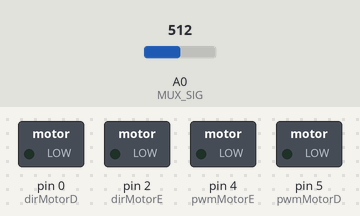
The sketch below on a simulated Arduino Uno, built with avr-gcc and run on an emulated ATmega328P. On the bench: switched loads named in the sketch (green lamp = pin HIGH). The test bench sets the inputs (shaded band); at power-on: A0 (MUX_SIG) = 512. Pins used as bus, display or sensor lines are not drawn.

Above: at 0.1 s.
At 5.1 s:
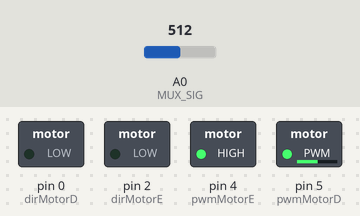
Timing chart, 0 to 7.4 s (numbered marks = the images above):
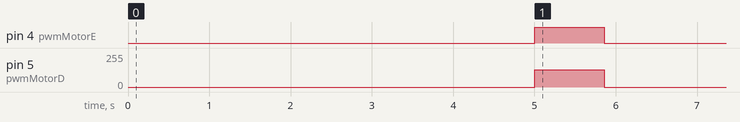

The sketch:

lucas.ino
```cpp
#include "Constante.c"

// ----------------------- ARRAYS / ESTADO -----------------------
int Sensor[QTSensoresReal] = {0}; // valores médios
bool SensorBIN[QTSensoresReal];   // discretizados
int HistoricoLeituras[QTSensoresReal][NumLeituras];  // últimas leituras por sensor
int IndiceLeitura = 0;

bool Mandar_Mux_Bin[4] = {0};

// CORREÇÃO: corte tem que ter tamanho lógico (QTSensoresReal)
int corte[QTSensoresReal] = {0};

// Guarda min e max por sensor lógico (simplificado)
int menores[QTSensoresReal];
int maiores[QTSensoresReal];

// ----------------------- MODO / PID -----------------------
const int MODO_PRODUCAO = 1; // 0 = Debug (Serial ON), 1 = Produção (Serial OFF)
const int SEM_MOTOR = !MODO_PRODUCAO;

int P = 0, I = 0, D = 0, PID = 0;
float erro = 0, erroA = 0;
int VeloE = 0, VeloD = 0;

unsigned long CalibraInterval = 0;

// PID
float Kp = 15, Ki = 0.08, Kd = 3;
float targetValue = 0;
bool autoTuningEnabled = false;
unsigned long lastTuneTime = 0;
const unsigned long tuneInterval = 1000;

// misc
int i = 0, j = 0;
int Antropofagico = 2;

unsigned long tempoPerdaLinha = 0;
const unsigned long tempoLimiteParada = 850;
bool roboParado = false;

// ----------------------- FUNÇÕES -----------------------

void Leitura() {
  int indiceReal = 0;

  for (int i = 0; i < QTSensores; i++) {
    // Ignora canais físicos configurados (como antes)
    if (i == 1 || i == 9) {
      continue;
    }

    // Configura bits do MUX
    Mandar_Mux_Bin[0] = (i & 0x01);
    Mandar_Mux_Bin[1] = (i & 0x02) >> 1;
    Mandar_Mux_Bin[2] = (i & 0x04) >> 2;
    Mandar_Mux_Bin[3] = (i & 0x08) >> 3;

    for (int j = 0; j < 4; j++) {
      digitalWrite(MUX_S[j], Mandar_Mux_Bin[j]);
    }

    // Pequeno tempo para estabilizar o MUX/Entrada analógica
    delayMicroseconds(20);
    int leituraAtual = analogRead(MUX_SIG);

    // Mapeamento invertido - primeiro lido -> última posição lógica
    int indiceDestino = (QTSensoresReal - 1) - indiceReal;

    // Segurança: só escreve se dentro dos limites lógicos
    if (indiceDestino >= 0 && indiceDestino < QTSensoresReal) {
      HistoricoLeituras[indiceDestino][IndiceLeitura] = leituraAtual;

      long soma = 0;
      for (int k = 0; k < NumLeituras; k++) {
        soma += HistoricoLeituras[indiceDestino][k];
      }
      Sensor[indiceDestino] = soma / NumLeituras;
    } else {
      // se algo errado, evita overflow e ignora
    }

    indiceReal++;
    if (indiceReal >= QTSensoresReal) break; // segurança extra
  }

  IndiceLeitura = (IndiceLeitura + 1) % NumLeituras;
  ImprimirSensores(Antropofagico);
  Discretiza();
}

void ImprimirSensores(int Antropofagico) {
  if (MODO_PRODUCAO == 0) {
    if (Antropofagico == 1) {
      for (int i = 0; i < QTSensoresReal; i++) {
        Serial.print(Sensor[i]);
        if (i < QTSensoresReal - 1) Serial.print("| ");
      }
    } else if (Antropofagico == 2) {
      for (int i = 0; i < QTSensoresReal; i++) {
        Serial.print(SensorBIN[i]);
        if (i < QTSensoresReal - 1) Serial.print("| ");
      }
    }

    if (Antropofagico != 0) {
      Serial.print(" | VeloE: " + String(VeloE) + " | VeloD: " + String(VeloD) + " | ");
      Serial.println(erro);
    }
  }
}

void Discretiza() {
  for (int i = 0; i < QTSensoresReal; i++) {
    // Se não calibrado, usa meio-range como fallback
    int corteLocal = (corte[i] > 0) ? corte[i] : 512;
    if (Sensor[i] > corteLocal) {
      SensorBIN[i] = BRANCO;
    } else {
      SensorBIN[i] = PRETO;
    }
  }
}

void CalculaErro() {
  long soma = 0;
  int ativos = 0;

  for (int i = 0; i < QTSensoresReal; i++) {
    if (SensorBIN[i] == BRANCO) {
      soma += i * 1000;
      ativos++;
    }
  }

  // determina centro lógico com checagem de limites
  int centroIndex = SENSOR_CENTRAL;
  if (centroIndex < 0 || centroIndex >= QTSensoresReal) centroIndex = QTSensoresReal / 2;

  if (ativos > 0) {
    float posicaoMedia = (float)soma / ativos;
    erro = (posicaoMedia - (centroIndex * 1000)) / 1000.0;
  } else {
    erro = erroA; // mantém erro anterior
  }
}

void CalculaPID() {
  P = erro * Kp;
  I = I + erro;
  D = erro - erroA;

  AntiWindUp();

  PID = P + (Ki * I) + (Kd * D);
  erroA = erro;
}

void AntiWindUp() {
  if (erro == 0) I = 0;
  if ((erro > 0 && erroA < 0) || (erro < 0 && erroA > 0)) I = 0;
}

void AutoTunePID() {
  if (autoTuningEnabled && (millis() - lastTuneTime > tuneInterval)) {
    if (erro > 0) Kp += 0.1;
    else Kp -= 0.1;

    Ki += 0.01;
    Kd += 0.001;

    // limites (ajuste conforme quiser)
    Kp = constrain(Kp, 0, 50);
    Ki = constrain(Ki, 0, 5);
    Kd = constrain(Kd, 0, 5);

    lastTuneTime = millis();
  }
}

void Seguir() {
  CalculaErro();
  CalculaPID();
  AutoTunePID();

  // --- Limita saída PID ---
  PID = constrain(PID, -MAXR, MAXR);

  // --- Calcula velocidades ---
  if (PID > 0) {
    // Correção para direita
    VeloE = PWME + PID;
    VeloD = PWMD - PID;
  } else {
    // Correção para esquerda
    VeloE = PWME + PID; // PID é negativo
    VeloD = PWMD - PID; // subtrair negativo = somar
  }

  // --- Limita velocidades ---
  VeloE = constrain(VeloE, 0, MAXR);
  VeloD = constrain(VeloD, 0, MAXR);

  // --- Controle dos motores ---
  if (!SEM_MOTOR) {
    if (VeloE >= MAXR && VeloD <= 0) {
      // Curva fechada esquerda
      digitalWrite(dirMotorE, LOW);  // Motor E frente
      digitalWrite(dirMotorD, HIGH); // Motor D trás
      analogWrite(pwmMotorE, VeloE);
      analogWrite(pwmMotorD, VeloE);
    } else if (VeloD >= MAXR && VeloE <= 0) {
      // Curva fechada direita
      digitalWrite(dirMotorE, HIGH); // Motor E trás
      digitalWrite(dirMotorD, LOW);  // Motor D frente
      analogWrite(pwmMotorE, VeloD);
      analogWrite(pwmMotorD, VeloD);
    } else {
      // Movimento normal (ambos frente)
      digitalWrite(dirMotorE, LOW);
      digitalWrite(dirMotorD, LOW);
      analogWrite(pwmMotorE, VeloE);
      analogWrite(pwmMotorD, VeloD);
    }
  }
}
void Calibracao() {
  const unsigned long tempoCalibracao = 5000;
  unsigned long tempoInicial = millis();

  // CORREÇÃO: arrays de calibração no tamanho lógico
  int calibMin[QTSensoresReal];
  int calibMax[QTSensoresReal];

  for (int i = 0; i < QTSensoresReal; i++) {
    calibMin[i] = 1023;
    calibMax[i] = 0;
  }

  if (MODO_PRODUCAO == 0) {
    Serial.println("Iniciando calibracao...");
  }

  while (millis() - tempoInicial < tempoCalibracao) {
    int indiceReal = 0;
    for (int sensorIndex = 0; sensorIndex < QTSensores; sensorIndex++) {
      if (sensorIndex == 1 || sensorIndex == 9) continue;

      Mandar_Mux_Bin[0] = (sensorIndex & 0x01);
      Mandar_Mux_Bin[1] = (sensorIndex & 0x02) >> 1;
      Mandar_Mux_Bin[2] = (sensorIndex & 0x04) >> 2;
      Mandar_Mux_Bin[3] = (sensorIndex & 0x08) >> 3;
      for (int j = 0; j < 4; j++) digitalWrite(MUX_S[j], Mandar_Mux_Bin[j]);

      delayMicroseconds(20);
      int valorLido = analogRead(MUX_SIG);

      int indiceDestino = (QTSensoresReal - 1) - indiceReal;
      if (indiceDestino >= 0 && indiceDestino < QTSensoresReal) {
        if (valorLido < calibMin[indiceDestino]) calibMin[indiceDestino] = valorLido;
        if (valorLido > calibMax[indiceDestino]) calibMax[indiceDestino] = valorLido;
      }

      indiceReal++;
      if (indiceReal >= QTSensoresReal) break;
    }
    yield();
  }

  if (MODO_PRODUCAO == 0) Serial.println("\nCalibracao finalizada!");

  // Calcula cortes e salva min/max
  for (int i = 0; i < QTSensoresReal; i++) {
    corte[i] = (calibMax[i] + calibMin[i]) / 2;
    menores[i] = calibMin[i];
    maiores[i] = calibMax[i];
    if (MODO_PRODUCAO == 0) {
      Serial.print("Sensor LOGICO " + String(i));
      Serial.print(" | Min: " + String(calibMin[i]));
      Serial.print(" | Max: " + String(calibMax[i]));
      Serial.println(" | Corte: " + String(corte[i]));
    }
  }
}

void pararMotores() {
  analogWrite(pwmMotorE, 0);
  analogWrite(pwmMotorD, 0);
  digitalWrite(dirMotorE, LOW);
  digitalWrite(dirMotorD, LOW);
}

/**
 * @brief Verifica se todos os sensores estão no PRETO (perda total)
 */
bool verificaPerdaTotalLinha() {
  // determina centro lógico com checagem
  int centroIndex = SENSOR_CENTRAL;
  if (centroIndex < 0 || centroIndex >= QTSensoresReal) centroIndex = QTSensoresReal / 2;

  int inicioSensoresCentrais = centroIndex - 2;
  int fimSensoresCentrais = centroIndex + 2;
  if (inicioSensoresCentrais < 0) inicioSensoresCentrais = 0;
  if (fimSensoresCentrais >= QTSensoresReal) fimSensoresCentrais = QTSensoresReal - 1;

  // checa pontas (usando índices lógicos)
  if (SensorBIN[0] == BRANCO || SensorBIN[QTSensoresReal - 1] == BRANCO) {
    return false;
  }

  // checa bloco central
  for (int i = inicioSensoresCentrais; i <= fimSensoresCentrais; i++) {
    if (SensorBIN[i] == BRANCO) return false;
  }

  return true;
}

void setup() {
  pinMode(MUX_SIG, INPUT);
  for (int i = 0; i < 4; i++) pinMode(MUX_S[i], OUTPUT);

  pinMode(pwmMotorE, OUTPUT);
  pinMode(dirMotorE, OUTPUT);
  pinMode(pwmMotorD, OUTPUT);
  pinMode(dirMotorD, OUTPUT);

  // inicializa arrays
  for (int i = 0; i < QTSensoresReal; i++) {
    Sensor[i] = 0;
    HistoricoLeituras[i][0] = HistoricoLeituras[i][1] = 0;
    SensorBIN[i] = PRETO;
    corte[i] = 0;
    menores[i] = 0;
    maiores[i] = 0;
    for (int k = 0; k < NumLeituras; k++) HistoricoLeituras[i][k] = 512;
  }

  if (MODO_PRODUCAO == 0) {
    Serial.begin(115200);
    Serial.println("Modo Debug Ativado. Calibrando sensores...!");
  }

  Calibracao();

  if (MODO_PRODUCAO == 0) {
    Serial.println("======= avua fi!======");
  }
}

void loop() {
  Leitura();

  if (roboParado) {
    pararMotores();
    return;
  }

  if (MODO_PRODUCAO == 0) {
    Serial.println(verificaPerdaTotalLinha());
  }

  if (verificaPerdaTotalLinha()) {
    if (tempoPerdaLinha == 0) tempoPerdaLinha = millis();
  } else {
    tempoPerdaLinha = 0;
  }

  if (tempoPerdaLinha != 0 && (millis() - tempoPerdaLinha > tempoLimiteParada)) {
    roboParado = true;
    if (MODO_PRODUCAO == 0) Serial.println("Linha perdida por mais de tempo limite. PARANDO!");
  }

  if (!roboParado) {
    Seguir();
  }

  yield();
}
```

Constante.c
```cpp
// Constantes.h

#ifndef CONSTANTES_H
#define CONSTANTES_H

// Declaração de Constantes

#define Delta 20
#define DifTras 18
//////////////////////////////////////// BOTOES ////////////////////////////////////////
#define pinoMultifuncao A0
//#define BotStart A0
//#define BUZZ A1
//////////////////////////////////////// PID ////////////////////////////////////////

//////////////////////////////////////// SENSOR ////////////////////////////////////////
#define QTSensores 11
#define QTSensoresReal 9
#define SENSOR_CENTRAL (QTSensores / 2)
#define MUX_SIG A0
const int MUX_S[4] = {14,12,13,15}; // Pinos do mux {A,B,C,D}0,4,5,16
#define BRANCO 0
#define PRETO 1
#define NumLeituras 2
//////////////////////////////////////// MOTOR ////////////////////////////////////////
const int pwmMotorD = 5; //d1 Velocidade (PWM) do motor esquerdo
const int dirMotorD = 0; //d3 Direção (DIR) do motor esquerdo

// Motor Direito (Motor B no shield)
const int pwmMotorE = 4; // d2Velocidade (PWM) do motor direito
const int dirMotorE = 2; //d4  Direção (DIR) do motor direito


#define PWME 130
#define PWMD 130
#define MAXR 150
//////////////////////////////////////// AUXLIARES ////////////////////////////////////////
#define Parar 0
#define Frente 1
#define Direita 2
#define Esquerda 3

#endif // CONSTANTES_H
```

Measured:
- by itself, pin 4 (pwmMotorE): LOW → HIGH at 5.0 s, → LOW 0.85 s later
- by itself, pin 5 (pwmMotorD): 0/255 → 130/255 at 5.0 s, → 0/255 0.85 s later
